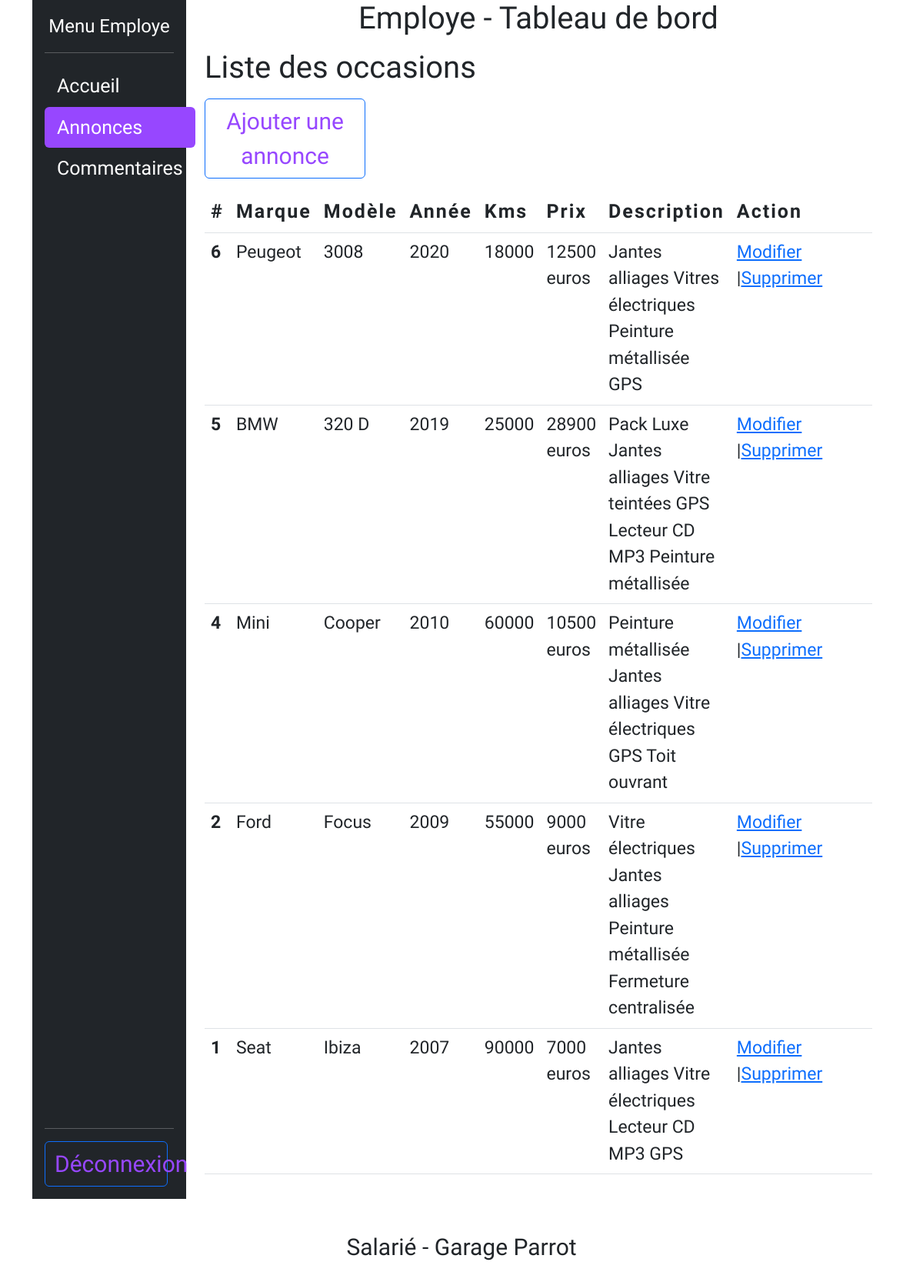
/user/occasions.php, run on the app's committed database.
### tables this page shows
CREATE TABLE `cars` (
    id INT PRIMARY KEY NOT NULL AUTO_INCREMENT,
    mark VARCHAR(255) NOT NULL,
    model VARCHAR(255) NOT NULL,
    year INT(4) NOT NULL,
    km INT(6) NOT NULL,
    price INT(5) NOT NULL,
    description TEXT NOT NULL,
    image VARCHAR(255) NOT NULL,
    id_users INT REFERENCES users(id)
);

### library/occasion.php (called while the page is built, shortened)
<?php
function getOccasions(PDO $pdo, int $limit = null, int $page = null ):array|bool
{
    $sql = "SELECT * FROM cars ORDER BY id DESC";
    if ($limit && $page) {
        $sql .= " LIMIT :offset, :limit";
    }
    $query = $pdo->prepare($sql);
    if ($limit) {
        $query->bindValue(":limit", $limit, PDO::PARAM_INT);
    }
    if ($page) {
        $offset = ($page -1) * $limit;
        $query->bindValue(":offset", $offset, PDO::PARAM_INT);
    }
    $query->execute();
    $result = $query->fetchAll(PDO::FETCH_ASSOC);
    return $result;
}

### user/occasions.php (the view, shortened to what this page needs)
<?php
    require_once('templates/header.php');
    require_once('../library/pdo.php');
    require_once('../library/occasion.php');
    if (isset($_GET['$page'])) {
        $page = (int)$_GET['page'];
    } else {
        $page = 1;
    }
    $occasions = getOccasions($pdo, _ADMIN_SERVICES_PER_PAGE_, $page);
?>
<h1 class="py-2">Liste des occasions</h1>
<div class="col-md-3 mb-3">
    <button type="button" class="btn btn-outline-primary me-2" onclick="window.location.href = 'ajout_occasion.php';">Ajouter une annonce</button>
</div>
<table class="table">
    <thead>
        <tr class="text-services">
            <th scope="col">#</th>
            <th scope="col">Marque</th>
            <th scope="col">Modèle</th>
            <th scope="col">Année</th>
            <th scope="col">Kms</th>
            <th scope="col">Prix</th>
            <th scope="col">Description</th>
            <th scope="col" style="width: 200px;">Action</th>
        </tr>
    </thead>
    <tbody class="table-service">
        <?php foreach ($occasions as $occasion) { ?>
            <tr>
                <th scope="row"><?=$occasion['id']; ?></th>
                    <td><?=$occasion['mark']; ?></td>
                    <td><?=$occasion['model']; ?></td>
                    <td><?=$occasion['year']; ?></td>
                    <td><?=$occasion['km']; ?></td>
                    <td><?=$occasion['price']; ?> euros</td>
                    <td><?=$occasion['description']; ?></td>
                    <td><a href="ajout_occasion.php?id=<?=$occasion['id']; ?>">Modifier</a>
                        |<a href="delete_occasion.php?id=<?=$occasion['id']; ?>
                        onclick="return confirm('Êtes-vous sûr de vouloir supprimer cette annonce ?')">Supprimer</a></td>
                    </tr>
        <?php } ?>
    </tbody>
</table>
<nav aria-label="Page navigation example">
</nav>
<?php
require_once('templates/footer.php');
?>

### assets/css/style.css (style rules this page uses)
body { font-family: 'Cookie', cursive; font-size: 20px; }
header, footer, .btn, .lead, .mark-model-car, legend, .p-occas-detail { font-size: 30px; }
.menu-admin, .formUser, .link_comment, .horaires, .comment, .form_comment, .form-text, .text-services, .form_service, .form-occasion, .list-cat, .list-cars, .list-days, .list-hours, .list-note, .form-contact { font-size: 25px; }
.table-service, .table-comment { font-size: 23px; }
.text-services, .text-comments { letter-spacing: 2px; }

### data on the page
cars: id "6", mark "Peugeot", model "3008", year "2020", km "18000", price "12500", description "Jantes alliages Vitres électriques Peinture métallisée GPS"
cars: id "5", mark "BMW", model "320 D", year "2019", km "25000", price "28900", description "Pack Luxe Jantes alliages Vitre teintées GPS Lecteur CD MP3 Peinture métallisée"
cars: id "4", mark "Mini", model "Cooper", year "2010", km "60000", price "10500", description "Peinture métallisée Jantes alliages Vitre électriques GPS Toit ouvrant"
cars: id "2", mark "Ford", model "Focus", year "2009", km "55000", price "9000", description "Vitre électriques Jantes alliages Peinture métallisée Fermeture centralisée"
cars: id "1", mark "Seat", model "Ibiza", year "2007", km "90000", price "7000", description "Jantes alliages Vitre électriques Lecteur CD MP3 GPS"

### other printed values
$value "Accueil"
$value "Annonces"
$value "Commentaires"
